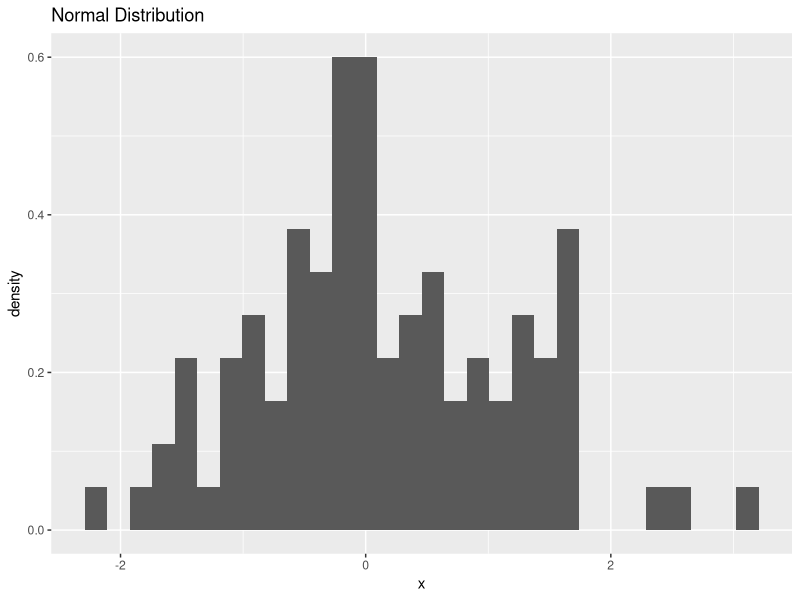
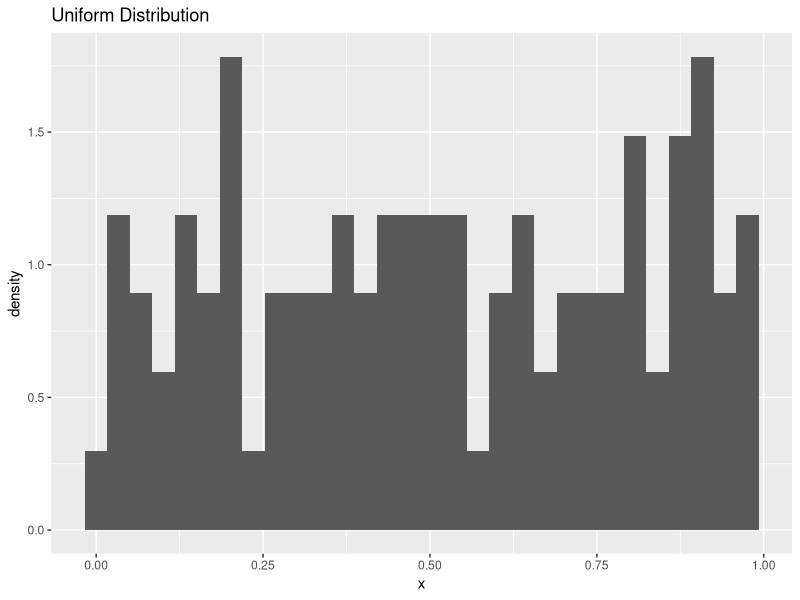
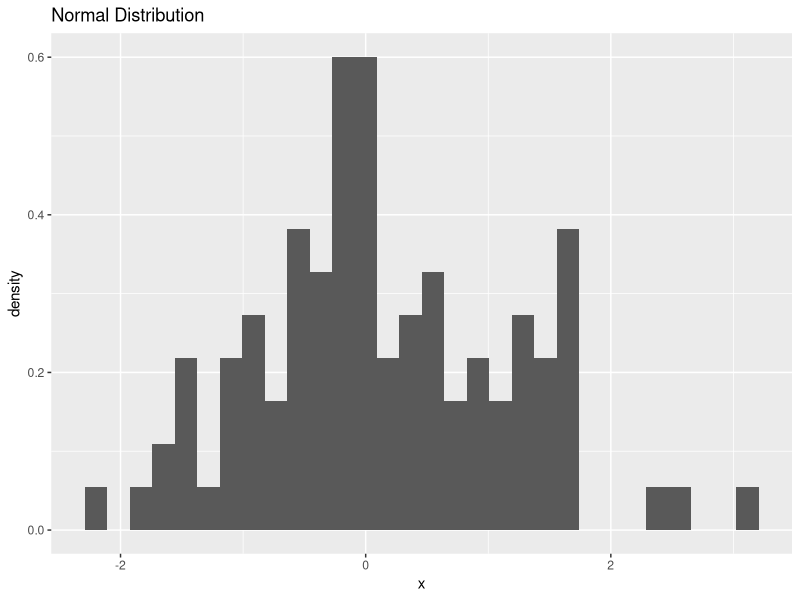
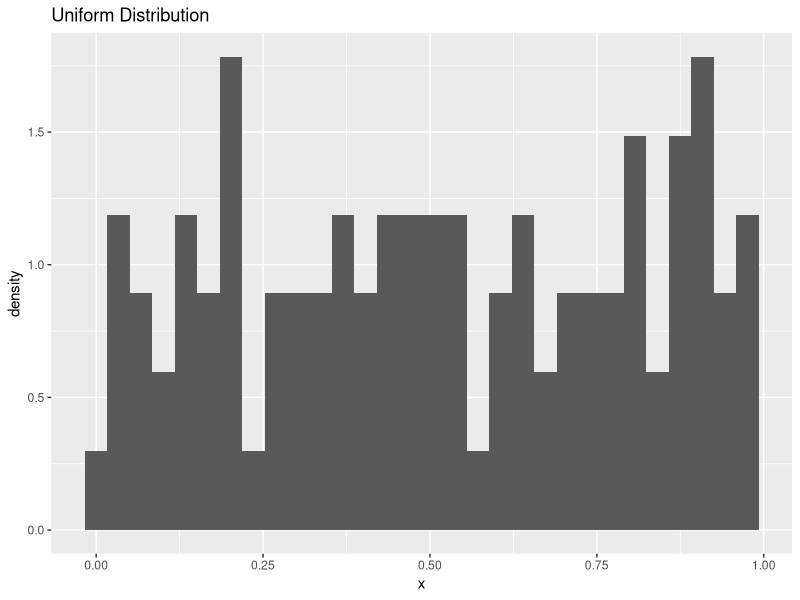

Here is the R script that generated these plots, in order:

library(ggplot2)

# Normal Distribution
x <- rnorm(100)
dat <- data.frame(x=x)

gg <- ggplot(dat, aes(x=x)) 
gg + geom_histogram(aes(y = ..density..))+
	 ggtitle("Normal Distribution")
ggsave("gg-normal-hist.pdf")

# Uniform Distribution
x <- runif(100)
dat <- data.frame(x=x)
gg <- ggplot(dat, aes(x=x)) 
gg + geom_histogram(aes(y = ..density..))+
	 ggtitle("Uniform Distribution")
ggsave(file = "gg-uniform-hist.pdf")
